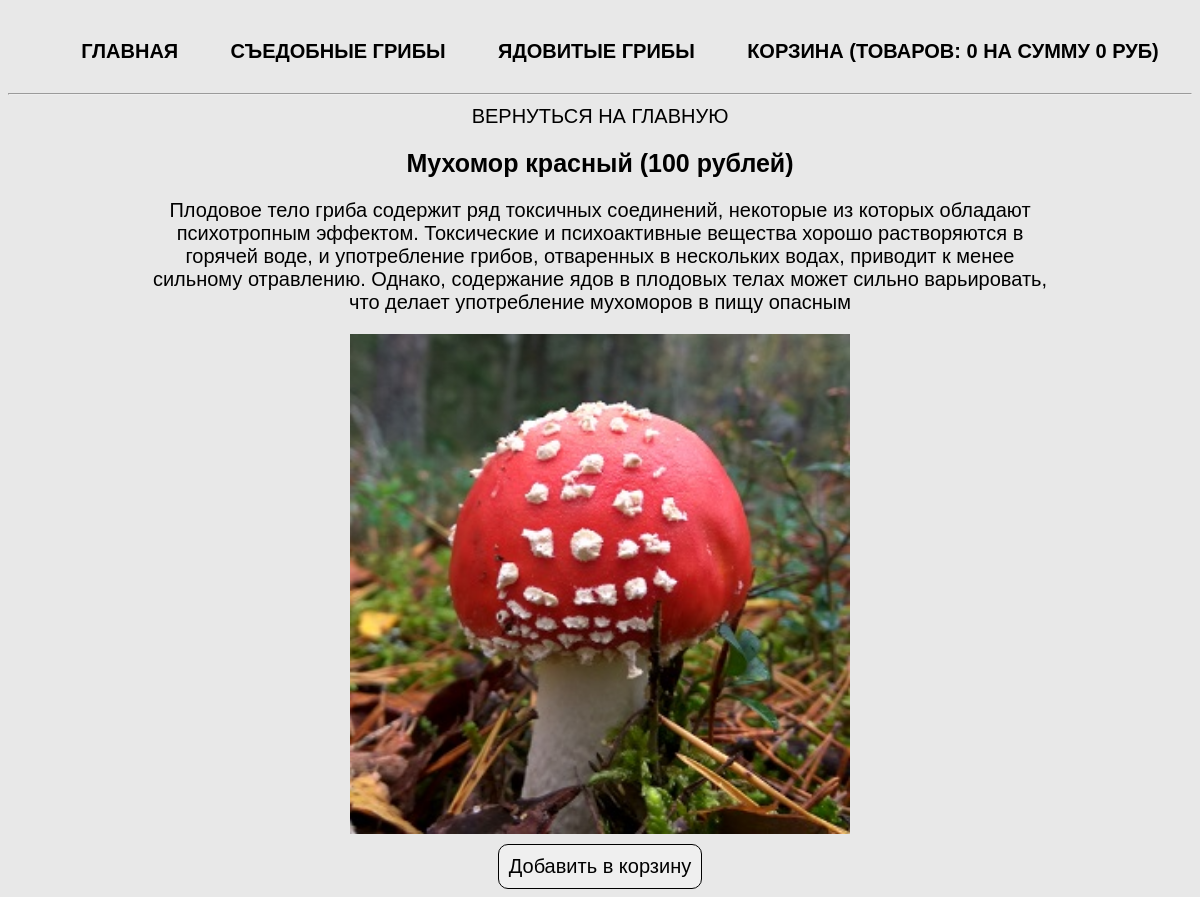
The page /product.php?product=amanita on the database its author committed.
### tables this page shows
CREATE TABLE `cats` (
  `id` int(11) NOT NULL,
  `name` varchar(50) NOT NULL,
  `rus_name` varchar(50) NOT NULL
);

CREATE TABLE `products` (
  `id` int(11) NOT NULL,
  `title` varchar(50) NOT NULL,
  `cat` varchar(50) NOT NULL,
  `price` int(11) NOT NULL,
  `rus_name` varchar(50) NOT NULL,
  `img` varchar(50) NOT NULL,
  `descr` text NOT NULL
);

### product.php (the view, shortened to what this page needs)
<?php
require_once 'db/db.php';
if (isset($_GET['product'])) {
  $currentProduct = $_GET['product'];
  $product = $connect->query("SELECT * FROM products WHERE title='$currentProduct'");
  $product = $product->fetch(PDO::FETCH_ASSOC);
  require_once 'parts/header.php';
}
?>
<div class="product-card">
  <a href="index.php">Вернуться на главную</a>
  <h2><? echo $product['rus_name'];?> (<? echo $product['price'];?> рублей)</h2>
  <div class="descr"><? echo $product['descr'];?></div>
  <img width="300" src="img/<? echo $product['img'];?>" alt="<? echo $product['rus_name'];?>" title="<? echo $product['rus_name'];?>">
  <?php require_once 'parts/add-form.php'; ?>
</div>

### parts/header.php (shortened to what this page needs)
<?php
require_once 'db/db.php';
$cats = $connect->query("SELECT * FROM cats");
$cats = $cats->fetchAll(PDO::FETCH_ASSOC);
?>
<!doctype html>
<html lang="ru">
<head>
    <link rel="stylesheet" href="css/style.css">
</head>
<body>
<nav>
  <ul>
    <li><a href="index.php">Главная</a></li>
    <? foreach ($cats as $cat) { ?>
    <li><a href="index.php?cat=<? echo $cat['name']; ?>"><? echo $cat['rus_name'];?></a></li>
    <? } ?>
    <li><a href="cart.php">Корзина (Товаров: <? echo $_SESSION['totalQuantity'] ? : 0 ; ?> на сумму <?=$_SESSION['totalPrice'] ? : 0 ; ?> руб)</a></li>
  </ul>
</nav>
<hr>

### css/style.css (style rules this page uses)
* { font-family: 'Arial', sans-serif; font-size: 20px; }
body { margin-top: 20px; background-color: #e8e8e8; }
a { text-decoration: none; text-transform: uppercase; color: #000000; -webkit-transition: all .3s; -moz-transition: all .3s; -ms-transition: all .3s; -o-transition: all .3s; transition: all .3s; }
h2 { font-size: 25px; }
img { width: 100%; }
.main, nav { width: 1170px; margin: auto; display: flex; flex-wrap: wrap; justify-content: space-around; }
nav ul { display: flex; list-style: none; width: 100%; justify-content: space-around; font-weight: 700; }
.cart, .product-card { text-align: center; width: 900px; margin: auto; }
.descr { margin-bottom: 20px; }
.product-card img { width: 500px; }

### rows shown on the page
cats: rus_name "СЪЕДОБНЫЕ ГРИБЫ"
cats: rus_name "ЯДОВИТЫЕ ГРИБЫ"
products: rus_name "Мухомор красный", price "100", descr "Плодовое тело гриба содержит ряд токсичных соединений, некоторые из которых обладают психотропным эффектом. Токсические и психоактивные вещества хорошо растворяются в горячей воде, и употребление грибов, отваренных в нескольких водах, приводит к менее сильному отравлению. Однако, содержание ядов в плодовых телах может сильно варьировать, что делает употребление мухоморов в пищу опасным", img (picture)

### other values the page prints
$_SESSION['totalQuantity'] ? : 0 "0"
$_SESSION['totalPrice'] ? : 0 "0"
